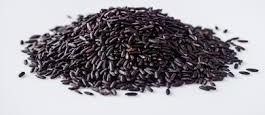
#> input picture BlackRice1.jpg, 265 x 115 px
$ python test.py
#> lines starting #> are read from the running program, lines starting #| are printed output that depends on the picture; after the words box and inside, x2 and y2 are one past the last pixel; in counts of white or black regions, pixels touching at a corner belong together
#> further down, image is the input picture: shape (115, 265, 3); mean B, G, R 158.2, 152.2, 155.3
import cv2
import numpy as np

def find_rice_color(image):
    # Convert the image to the HSV color space
    hsv_image = cv2.cvtColor(image, cv2.COLOR_BGR2HSV)
#> hsv_image: shape (115, 265, 3); mean H, S, V 131, 35, 159

    # Define the lower and upper bounds for different colors of rice grains
    lower_red = np.array([0, 50, 50])        # Lower bound for red color
    upper_red = np.array([10, 255, 255])      # Upper bound for red color

    lower_white = np.array([0, 0, 180])       # Adjusted lower bound for white color
    upper_white = np.array([255, 30, 255])    # Adjusted upper bound for white color

    lower_black = np.array([0, 0, 0])         # Adjusted lower bound for black color
    upper_black = np.array([180, 255, 30])    # Adjusted upper bound for black color

    # Create binary masks using inRange function for each color
    mask_red = cv2.inRange(hsv_image, lower_red, upper_red)
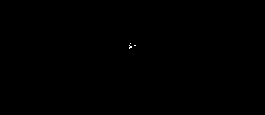
#> mask_red: shape (115, 265); 0.03% white in thin lines or dots, all inside (x1, y1, x2, y2) = (129, 43, 136, 49)
    mask_white = cv2.inRange(hsv_image, lower_white, upper_white)
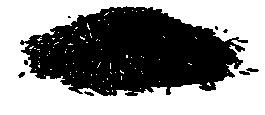
#> mask_white: shape (115, 265); 55% white; 9 black regions (4 under 20 px), largest, box (x1, y1, x2, y2) and area: (20, 6, 248, 96) 13552, (246, 68, 259, 72) 36, (239, 71, 250, 75) 33, (18, 72, 25, 78) 27, (84, 91, 94, 96) 27
    mask_black = cv2.inRange(hsv_image, lower_black, upper_black)
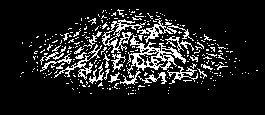
#> mask_black: shape (115, 265); 12.8% white in thin lines or dots, all inside (x1, y1, x2, y2) = (20, 9, 258, 95)

    # Combine the masks to get the final result
    mask_combined = cv2.bitwise_or(mask_red, mask_white)
    mask_combined = cv2.bitwise_or(mask_combined, mask_black)
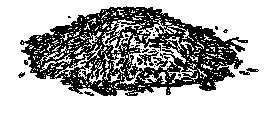
#> mask_combined: shape (115, 265); 67.8% white; 24 black regions (18 under 20 px), largest, box (x1, y1, x2, y2) and area: (20, 6, 248, 96) 9472, (137, 49, 159, 66) 138, (246, 68, 259, 72) 34, (239, 71, 250, 75) 30, (84, 91, 94, 96) 25, (18, 72, 25, 78) 23

    # Apply the combined mask to the original image
    result = cv2.bitwise_and(image, image, mask=mask_combined)
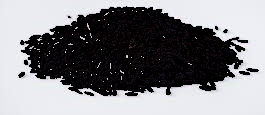
#> result: shape (115, 265, 3); mean B, G, R 133, 129.4, 130

    # Print the detected color in the terminal
    #print(mask_red)
    #print(mask_black)
   # print(mask_white)
    print(np.sum(mask_red))
#| 2550
    print(np.sum(mask_black))
#| 992715
    print(np.sum(mask_white))
#| 4272270
    if np.sum(mask_red) > np.sum(mask_white) and np.sum(mask_red) > np.sum(mask_black):
        print("Detected color: Red")
    elif np.sum(mask_white) > np.sum(mask_red) and np.sum(mask_white) >  np.sum(mask_black) :
        print("Detected color: White")
    else :
        print("Detected color: Black")
    # else:
    #     print("No specific color detected")

    return result

# Example usage
image = cv2.imread("BlackRice1.jpg")  # Replace with the path to your image
result_image = find_rice_color(image)

# Save the original and result images to disk
cv2.imwrite("original_image.jpg", image)
cv2.imwrite("result_image.jpg", result_image)
